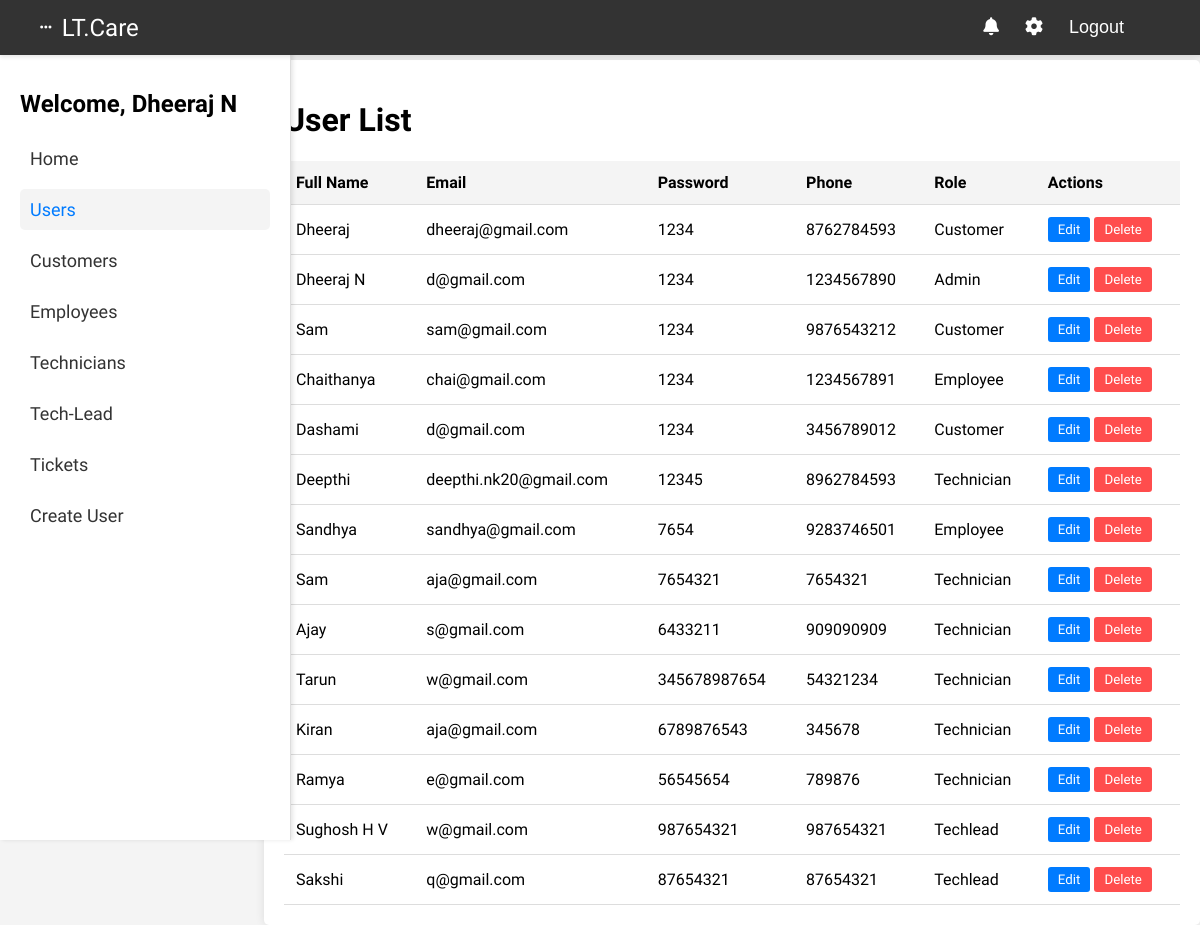
Page /view_user/ (signed in) on the committed database.
### authuser/models.py (models this page shows, shortened)
class AuthUser(models.Model):
    cid = models.AutoField(primary_key=True)
    fullname= models.CharField(max_length=200)
    email = models.CharField(max_length= 200)
    phone = models.IntegerField()
    password = models.CharField(max_length=50)
    role = models.CharField(max_length=50, blank=True)

### authuser/views.py (the view)
# urls.py: path('view_user/',views.ViewStaff.as_view(),name='view_user'),
class ViewStaff(TemplateView):
    template_name = 'view_user.html'
    def get_context_data(self, **kwargs):
        context =  super().get_context_data(**kwargs)
        print("***********:request ", self.request.session["user_data"])
        userdata = AuthUser.objects.all()
        tickets = Ticket.objects.select_related('cid').all()
        context['tickets'] = tickets
        context['userdata'] = userdata
        context["currentuser"] = self.request.session["user_data"]
        return context

### templates/view_user.html (shortened to what this page needs)
{% load static %}
<!DOCTYPE html>
<html lang="en">
<head>
    <link rel="stylesheet" href="https://cdnjs.cloudflare.com/ajax/libs/font-awesome/6.0.0-beta3/css/all.min.css">
</head>
<body>
    <header class="navbar">
        <div class="logo">
            <button class="sidebar-toggle show" onclick="toggleSidebar()"><i class="fas fa-ellipsis-h"></i></button>
            LT.Care
        </div>
        <div class="nav-buttons">
            <button class="btn"><i class="fas fa-bell"></i></button>
            <button class="btn"><i class="fas fa-cog"></i></button>
            <button class="logout-btn">Logout</button>
        </div>
    </header>
    <div class="container">
        <aside class="sidebar" id="sidebar">
            <ul class="sidebar-menu">
                <h1> Welcome, {{ currentuser }}</h1>
                <li><a href="#" data-target="homesection">Home</a></li>
                <li><a href="#" data-target="userSection" class="active">Users</a></li>
                <li><a href="#" data-target="customerSection">Customers</a></li>
                <li><a href="#" data-target="employeeSection">Employees</a></li>
                <li><a href="#" data-target="technicianSection">Technicians</a></li>
                <li><a href="#" data-target="techleadSection">Tech-Lead</a></li>
                <li><a href="#" data-target="ticketSection">Tickets</a></li>
                <li><a href="#" data-target="createuser">Create User</a></li>
            </ul>
        </aside>
        <main class="content" id="content">
            {% block sidebar %}
            <div id="userSection" class="section active">
                <h1>User List</h1>
                <table class="user-table" id="userTable">
                    <thead>
                        <tr>
                            <th>Full Name</th>
                            <th>Email</th>
                            <th>Password</th>
                            <th>Phone</th>
                            <th>Role</th>
                            <th>Actions</th>
                        </tr>
                    </thead>
                    <tbody>
                        {% for user in userdata %}
                        <tr class="user-row" data-role="{{ user.role }}" id="row-{{ user.cid }}">
                            <td class="fullname">{{ user.fullname }}</td>
                            <td class="email">{{ user.email }}</td>
                            <td class="password">{{ user.password }}</td>
                            <td class="phone">{{ user.phone }}</td>
                            <td class="role">{{ user.role }}</td>
                            <td>
                                <button class="edit-btn" onclick="editRow('{{ user.cid }}')">Edit</button>
                                <button class="delete-btn" onclick="deleteUser('{{ user.cid }}')">Delete</button>
                            </td>
                        </tr>
                        {% endfor %}
                    </tbody>
                </table>
            </div>
            {% endblock %}
        </main>
    </div>
</body>
</html>

### templates/view_user.html (style rules this page uses)
body { font-family: "Inria Sans", sans-serif; margin: 0; padding: 0; background-color: #f4f4f4; display: flex; flex-direction: column; height: 100vh; }
.navbar { background-color: #333; color: white; padding: 10px 30px; display: flex; justify-content: space-between; align-items: center; box-shadow: 0 2px 4px rgba(0, 0, 0, 0.1); position: fixed; top: 0; left: 0; width: 100%; z-index: 1000; font-family: "Inria Sans", sans-serif; }
.logo { font-size: 24px; font-weight: 500; display: flex; align-items: center; }
.sidebar-toggle { display: none; background-color: #00000000; color: white; border: none; border-radius: 50%; padding: 10px; cursor: pointer; z-index: 101; }
.sidebar-toggle.show { display: block; }
.nav-buttons .btn { background: none; border: none; color: white; font-size: 18px; margin-left: 10px; cursor: pointer; }
.logout-btn { margin-right: 100px; background: none; border: none; color: white; font-size: 18px; margin-left: 10px; cursor: pointer; }
.container { display: flex; flex: 1; }
.sidebar { width: 250px; background-color: #fff; padding: 20px; box-shadow: 2px 0 4px rgba(0, 0, 0, 0.1); height: calc(100vh - 50px); position: fixed; top: 50px; left: 0; overflow-y: auto; transition: transform 0.3s ease; z-index: 100; border-right: 1px solid #ddd; }
.sidebar .sidebar-menu { list-style: none; padding: 0; margin: 0; }
.sidebar .sidebar-menu li { margin-bottom: 10px; }
.sidebar .sidebar-menu a { text-decoration: none; color: #333; font-size: 18px; display: flex; align-items: center; padding: 10px; border-radius: 5px; }
.sidebar .sidebar-menu a.active, .sidebar .sidebar-menu a:hover { color: #007bff; background-color: #f4f4f4; }
.content { flex: 1; padding: 20px; margin-top: 5%; margin-left: 22%; background-color: #fff; border-radius: 5px; box-shadow: 0 0 10px rgba(0, 0, 0, 0.1); overflow-y: auto; transition: margin-left 0.3s ease; }
.section { display: none; }
.section.active { display: block; }
.user-table, .ticket-table { width: 100%; border-collapse: collapse; }
.user-table th, .user-table td, .ticket-table th, .ticket-table td { padding: 12px; text-align: left; border-bottom: 1px solid #ddd; }
.user-table th, .ticket-table th { background-color: #f4f4f4; }
.delete-btn { background-color: #ff4d4d; color: white; border: none; padding: 5px 10px; cursor: pointer; border-radius: 3px; font-family: "Inria Sans", sans-serif; }
.edit-btn { background-color: #007bff; color: white; border: none; padding: 5px 10px; font-family: "Inria Sans", sans-serif; cursor: pointer; border-radius: 3px; }

### rows in the picture
AuthUser: fullname "Dheeraj N", email "d@gmail.com", password "1234", phone "1234567890", role "Admin"
AuthUser: fullname "Dheeraj", email "dheeraj@gmail.com", password "1234", phone "8762784593", role "Customer"
AuthUser: fullname "Sam", email "sam@gmail.com", password "1234", phone "9876543212", role "Customer"
AuthUser: fullname "Chaithanya", email "chai@gmail.com", password "1234", phone "1234567891", role "Employee"
AuthUser: fullname "Dashami", email "d@gmail.com", password "1234", phone "3456789012", role "Customer"
AuthUser: fullname "Deepthi", email "deepthi.nk20@gmail.com", password "12345", phone "8962784593", role "Technician"
AuthUser: fullname "Sandhya", email "sandhya@gmail.com", password "7654", phone "9283746501", role "Employee"
AuthUser: fullname "Sam", email "aja@gmail.com", password "7654321", phone "7654321", role "Technician"
AuthUser: fullname "Ajay", email "s@gmail.com", password "6433211", phone "909090909", role "Technician"
AuthUser: fullname "Tarun", email "w@gmail.com", password "345678987654", phone "54321234", role "Technician"
AuthUser: fullname "Kiran", email "aja@gmail.com", password "6789876543", phone "345678", role "Technician"
AuthUser: fullname "Ramya", email "e@gmail.com", password "56545654", phone "789876", role "Technician"
AuthUser: fullname "Sughosh H V", email "w@gmail.com", password "987654321", phone "987654321", role "Techlead"
AuthUser: fullname "Sakshi", email "q@gmail.com", password "87654321", phone "87654321", role "Techlead"
